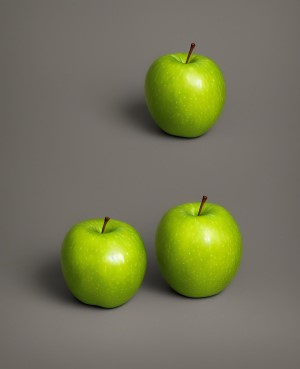
#> input picture image.jpg, 300 x 369 px
$ python denoising_bilateral.py
#> lines starting #> are read from the running program, lines starting #| are printed output that depends on the picture; after the words box and inside, x2 and y2 are one past the last pixel; in counts of white or black regions, pixels touching at a corner belong together
# denoising_bilateral.py
import cv2
import matplotlib.pyplot as plt

# 画像の読み込み
img = cv2.imread("image.jpg")
#> img is the input picture: shape (369, 300, 3); mean B, G, R 88.1, 116.9, 116.3

# グレースケール変換
img_gray = cv2.cvtColor(img, cv2.COLOR_BGR2GRAY)
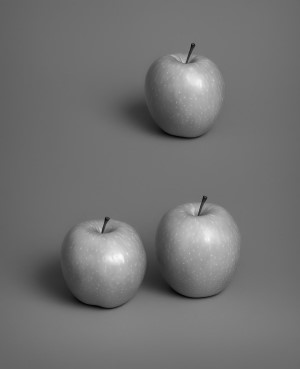
#> img_gray: shape (369, 300); min 4, max 249, mean 113.5

# 局所的にしきい値を決定し二値化
img_binary = cv2.adaptiveThreshold(
    img_gray, 255, cv2.ADAPTIVE_THRESH_MEAN_C, cv2.THRESH_BINARY, 5, 2
)
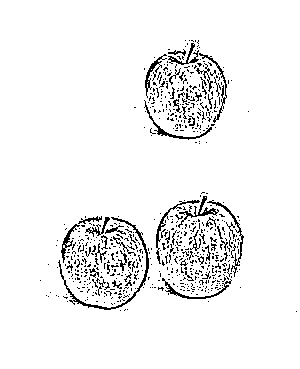
#> img_binary: shape (369, 300); 94.4% white; black in thin lines or dots, all inside (x1, y1, x2, y2) = (40, 40, 297, 312)

# フィルタのサイズ
d=3

#色の標準偏差
sigmaColor=36

# 距離の標準偏差
sigmaSpace=36

# バイラテラルフィルタを適応
img_bilateral = cv2.bilateralFilter(img, d, sigmaColor, sigmaSpace)

# 二値化画像と平均化画像を表示
plt.figure(figsize=(12, 4))
plt.subplot(1, 2, 1)
plt.imshow(cv2.cvtColor(img_binary, cv2.COLOR_BGR2RGB))
plt.title("Binary")
plt.subplot(1, 2, 2)
plt.imshow(cv2.cvtColor(img_bilateral, cv2.COLOR_BGR2RGB))
plt.title(f"バイラテラルフィルタ\nフィルタサイズ: {d}, 色の標準偏差: {sigmaColor}, 距離の標準偏差: {sigmaSpace}")
plt.show()
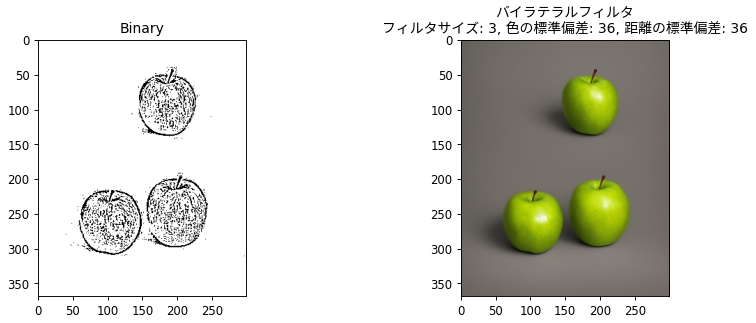
#> figure drawn by matplotlib, 2 panels
